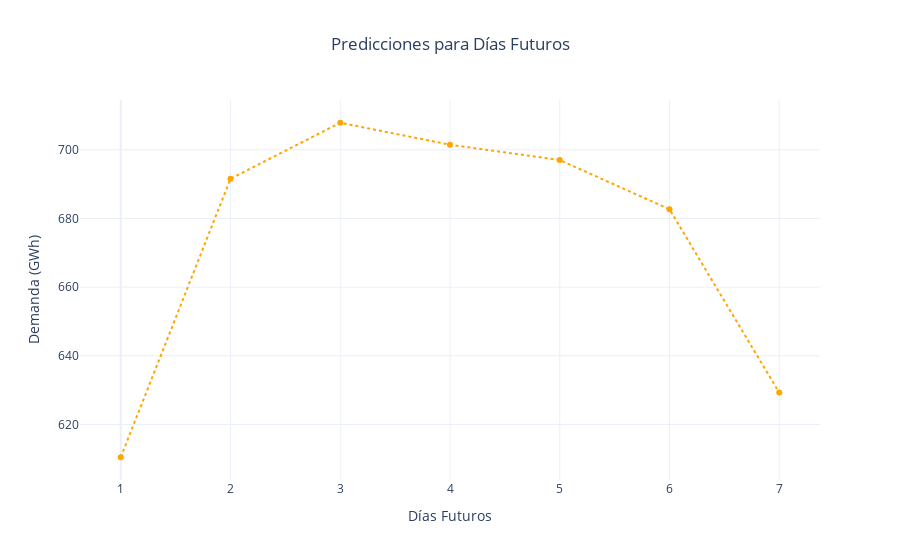

Notebook source saved alongside this figure:
### Code cell
# Predicción y graficado de días futuros (los mismos que ventana temporal)
pred_futuro = predice_futuro(model, X_test, scaler, ventana, num_dias_futuro=ventana)

grafica_predicciones_futuras(pred_futuro)

### Figure 1 — Plotly figure (JSON) as saved in the notebook; plotly's stock layout.template omitted (floating-point values rounded to 4 significant figures)
{"data": [{"line": {"color": "orange", "dash": "dot", "width": 2}, "marker": {"size": 6}, "mode": "lines+markers", "name": "Predicciones Futuras", "type": "scatter", "y": [610.5, 691.6, 707.9, 701.5, 697.0, 682.7, 629.3]}], "layout": {"hovermode": "x", "title": {"text": "Predicciones para Días Futuros", "x": 0.5}, "xaxis": {"ticktext": ["1", "2", "3", "4", "5", "6", "7"], "tickvals": [0, 1, 2, 3, 4, 5, 6], "title": {"text": "Días Futuros"}}, "yaxis": {"title": {"text": "Demanda (GWh)"}}}}
